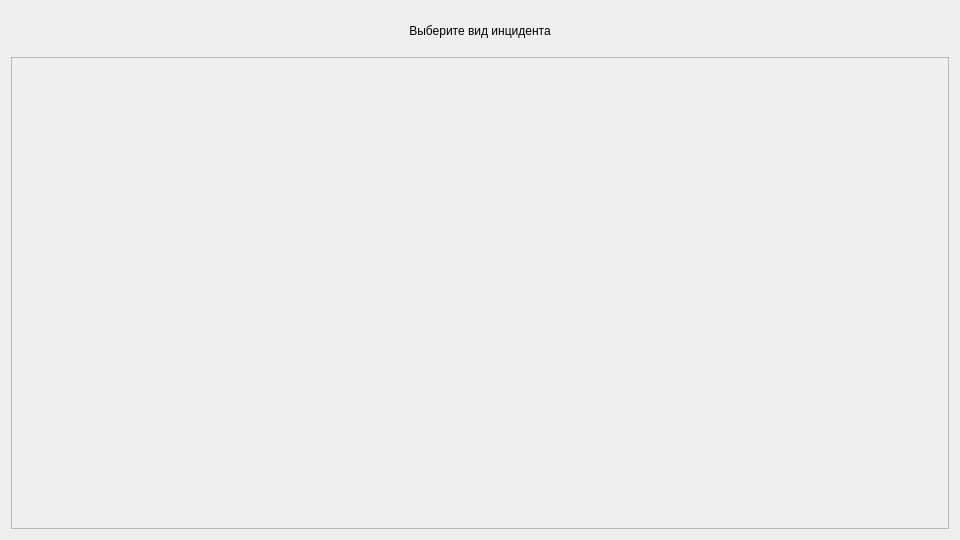
<?xml version="1.0" encoding="UTF-8"?>
<ui version="4.0">
 <class>IncidentMenuWidget</class>
 <widget class="QWidget" name="IncidentMenuWidget">
  <property name="geometry">
   <rect>
    <x>0</x>
    <y>0</y>
    <width>960</width>
    <height>540</height>
   </rect>
  </property>
  <property name="windowTitle">
   <string>Form</string>
  </property>
  <layout class="QVBoxLayout" name="verticalLayout">
   <item>
    <widget class="QLabel" name="label">
     <property name="minimumSize">
      <size>
       <width>0</width>
       <height>40</height>
      </size>
     </property>
     <property name="text">
      <string>Выберите вид инцидента</string>
     </property>
     <property name="alignment">
      <set>Qt::AlignCenter</set>
     </property>
    </widget>
   </item>
   <item>
    <widget class="QScrollArea" name="scrollArea">
     <property name="widgetResizable">
      <bool>true</bool>
     </property>
     <widget class="QWidget" name="scrollAreaWidgetContents">
      <property name="geometry">
       <rect>
        <x>0</x>
        <y>0</y>
        <width>18</width>
        <height>474</height>
       </rect>
      </property>
      <property name="sizePolicy">
       <sizepolicy hsizetype="Maximum" vsizetype="Minimum">
        <horstretch>0</horstretch>
        <verstretch>0</verstretch>
       </sizepolicy>
      </property>
      <property name="styleSheet">
       <string notr="true">QWidget#scrollAreaWidgetContents {
	background-color: rgba(217, 217, 217, 0);
}</string>
      </property>
      <layout class="QHBoxLayout" name="horizontalLayout"/>
     </widget>
    </widget>
   </item>
  </layout>
 </widget>
 <resources/>
 <connections/>
</ui>
